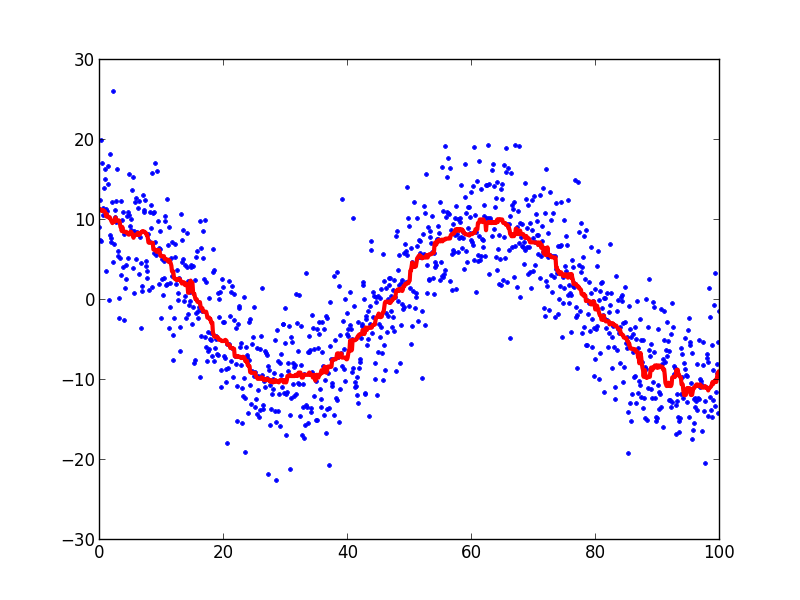

This chart was generated by the following Python code:
# We want the following function to median-filter the arrays (as in Problem Set
# 4) but it looks like there is an issue in the plot - the red curve should
# follow the blue points better. What is happening?

import numpy as np
np.random.seed(12345)  # ensures the random values are always the same
import matplotlib.pyplot as plt
from copy import deepcopy



def median_filter(x, y, width):
    y_new = deepcopy(y)
    for i in range(len(x)):
        y_new[i] = np.median(y[(x > x[i] - width * 0.5) &
                               (x < x[i] + width * 0.5)])
    return y_new

n = 1000
x = np.linspace(0., 100., n)
y = 10. * np.cos(x / 10.) + np.random.normal(0., 5., n)

fig = plt.figure()
ax = fig.add_subplot(1, 1, 1)
ax.plot(x, y, '.')
ax.plot(x, median_filter(x, y, 5), color='red', lw=3)
fig.savefig('example_4.png')
